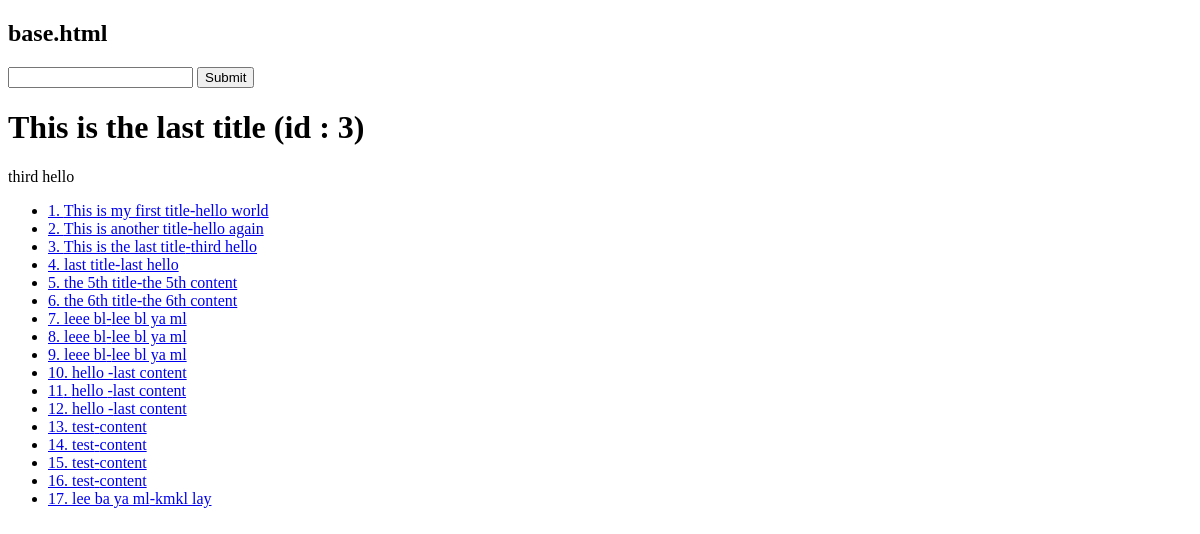
Before: / with the older database file.
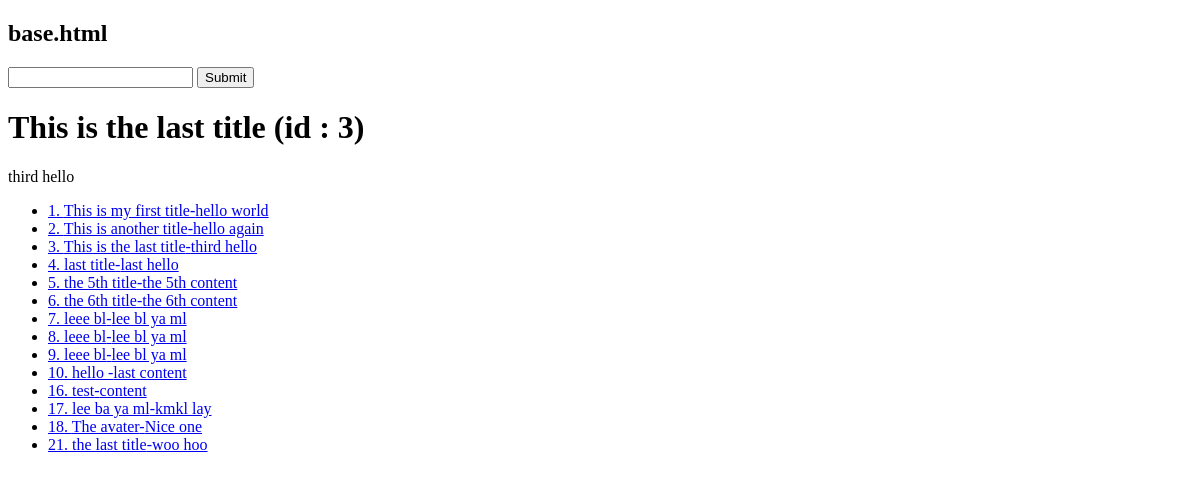
After: the same page with the newer database file.
### articles/models.py (models this page shows)
class Article(models.Model):
    title = models.TextField()
    content = models.TextField()

### trydjango/views.py (the view)
# urls.py: path('', home_view),
def home_view(request, *args, **kwargs):
    number = random.randint(1,4)
    article = Article.objects.get(id=number)
    article_qs = Article.objects.all()
    context = {
        "article_qs" : article_qs,
        "title" : article.title,
        "id" : article.id,
        "content" : article.content,
    }
    HTTP_STRING = render_to_string("home-view.html",context=context)
    return HttpResponse(HTTP_STRING)

### templates/home-view.html
{% extends "base.html" %}
{% block content%}
<h1>{{ title }} (id : {{ id }})</h1>
<p>{{ content }}</p>
<ul>
    {% for item in article_qs %}
        <li><a href="articles/{{ item.id }}">{{ item.id }}. {{item.title}}-{{item.content}}</a></li>
    {% endfor %}
</ul>
{% endblock content %}

### templates/base.html (shortened to what this page needs)
<!DOCTYPE html>
<html lang="en">
<head>
</head>
<body>
    <h2> base.html </h2>
    <form action="/articles/" method="GET">
        <input type="text" name="q">
        <input type="submit">
    </form>
    {% block content %}{% endblock content %}
</body>
</html>

Changed rows visible on the page:
removed Article: id "11", title "hello", content "last content"
removed Article: id "12", title "hello", content "last content"
removed Article: id "13", title "test", content "content"
removed Article: id "14", title "test", content "content"
removed Article: id "15", title "test", content "content"
added Article: id "18", title "The avater", content "Nice one"
added Article: id "21", title "the last title", content "woo hoo"
